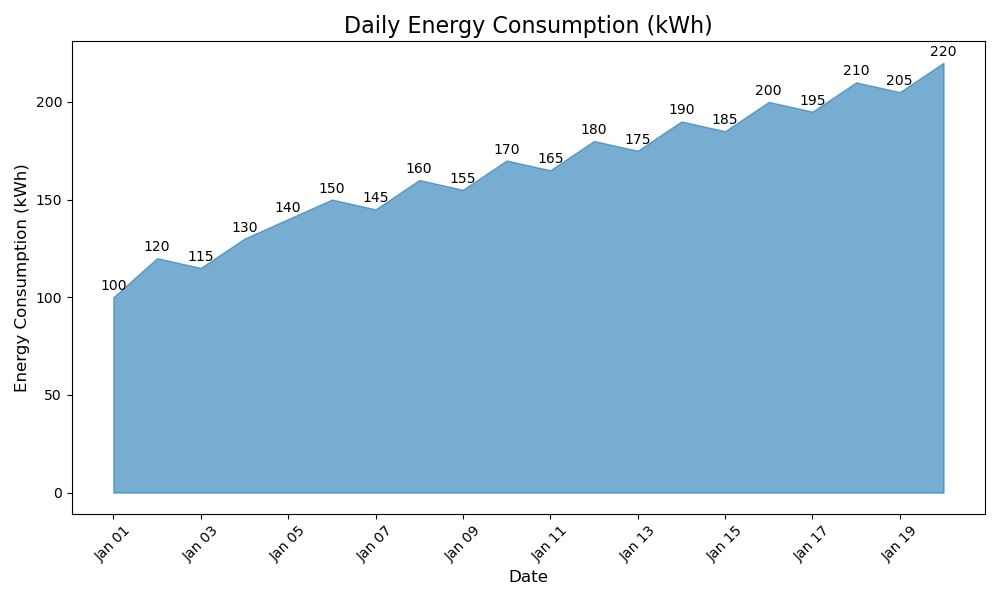

Source code (Python):
import matplotlib.pyplot as plt
import pandas as pd
import matplotlib.dates as mdates

# Create the data
data = {
    "Date": ["2023-01-01", "2023-01-02", "2023-01-03", "2023-01-04", "2023-01-05",
             "2023-01-06", "2023-01-07", "2023-01-08", "2023-01-09", "2023-01-10",
             "2023-01-11", "2023-01-12", "2023-01-13", "2023-01-14", "2023-01-15",
             "2023-01-16", "2023-01-17", "2023-01-18", "2023-01-19", "2023-01-20"],
    "Value": [100, 120, 115, 130, 140, 150, 145, 160, 155, 170, 165, 180, 175, 190, 185, 200, 195, 210, 205, 220]
}

df = pd.DataFrame(data)
df['Date'] = pd.to_datetime(df['Date'])

# Plot the area chart
fig, ax = plt.subplots(figsize=(10, 6))
ax.fill_between(df['Date'], df['Value'], color='#1f77b4', alpha=0.6)

# Add annotations
for i, txt in enumerate(df['Value']):
    ax.annotate(txt, (df['Date'][i], df['Value'][i]), textcoords="offset points", xytext=(0,5), ha='center')

# Formatting the plot
ax.set_title('Daily Energy Consumption (kWh)', fontsize=16)
ax.set_xlabel('Date', fontsize=12)
ax.set_ylabel('Energy Consumption (kWh)', fontsize=12)
ax.xaxis.set_major_formatter(mdates.DateFormatter('%b %d'))
ax.xaxis.set_major_locator(mdates.DayLocator(interval=2))

plt.xticks(rotation=45)
plt.tight_layout()

plt.show()
